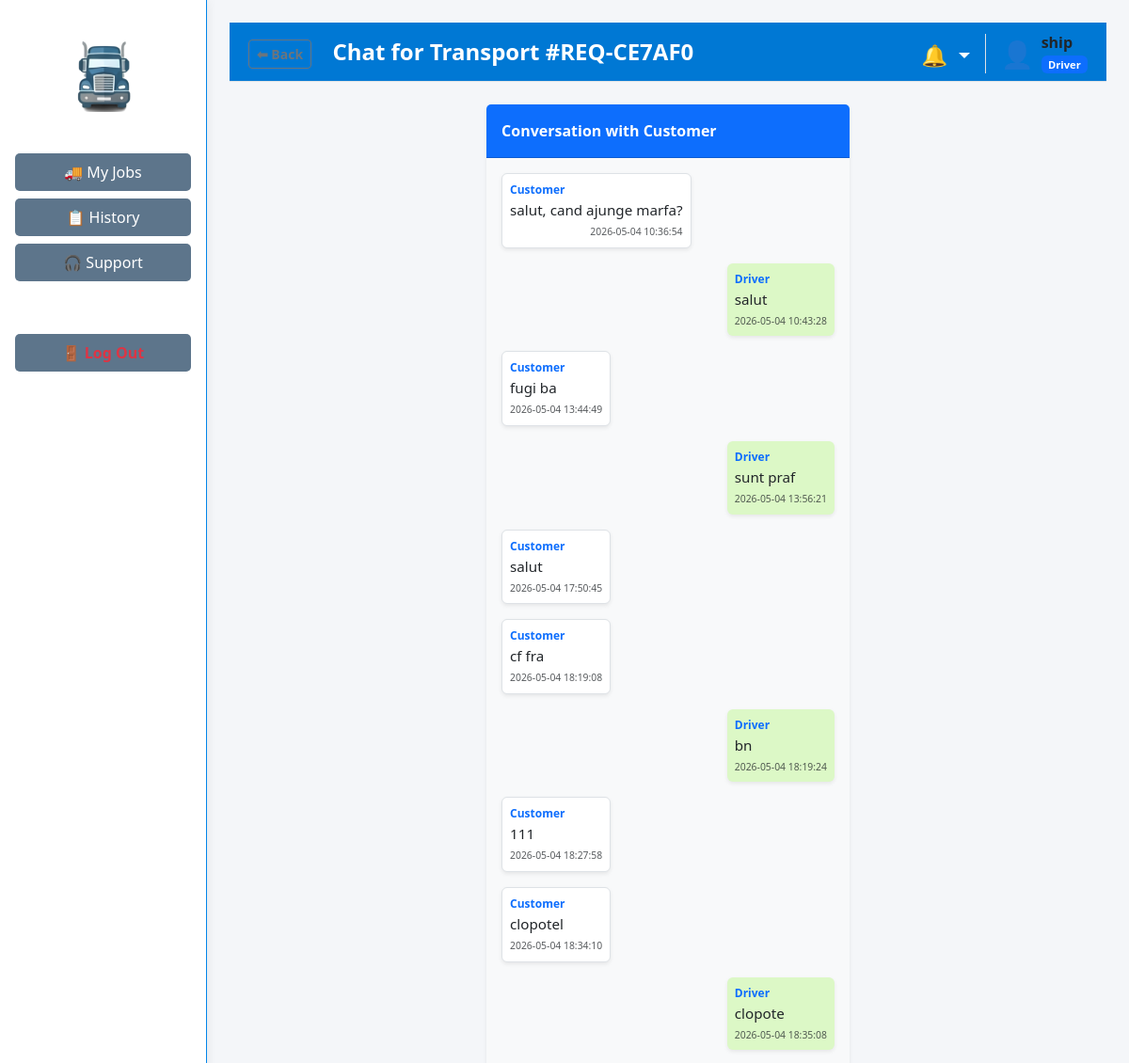
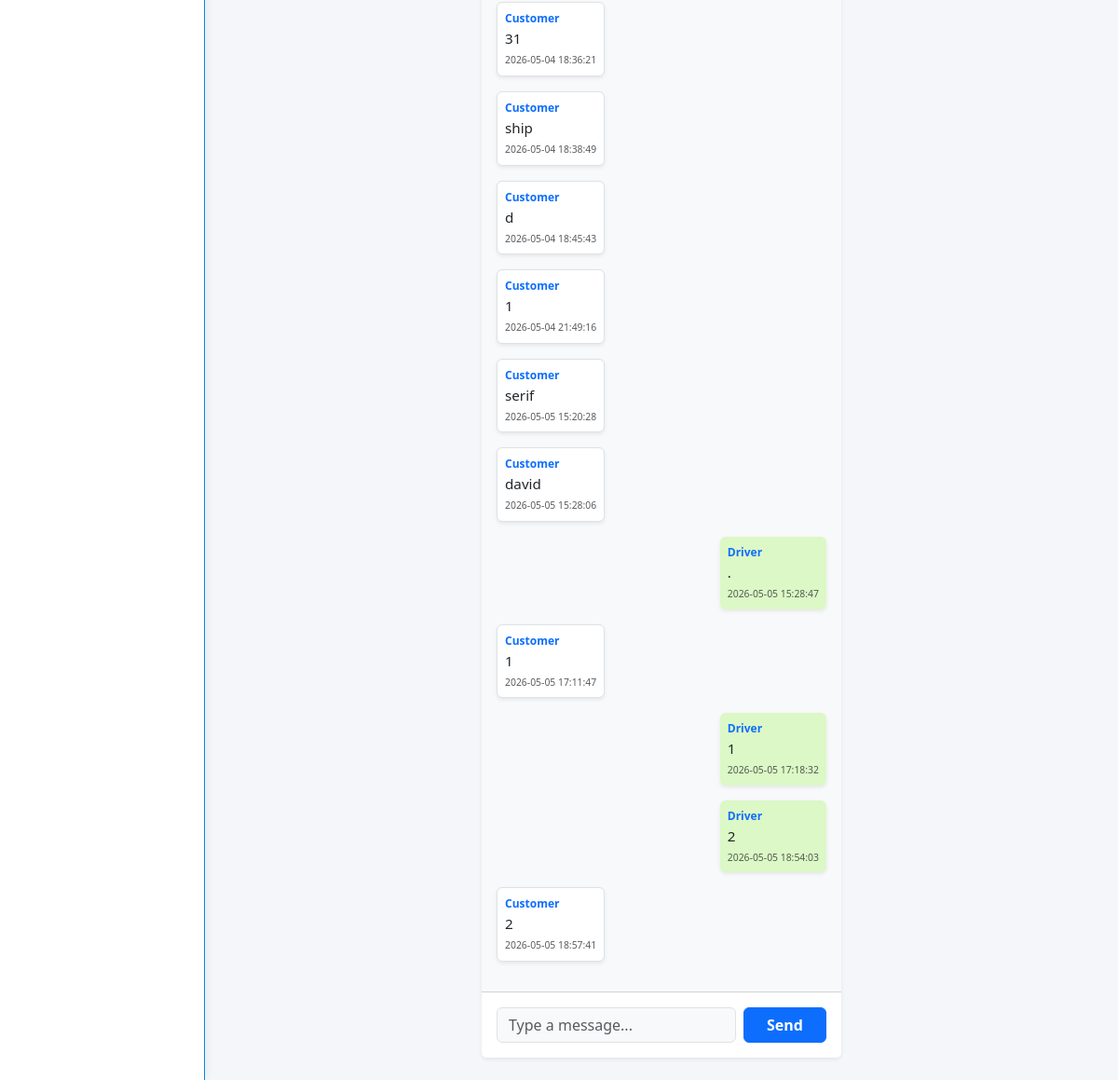
The page /driver/chat/REQ-CE7AF0 (signed in) on the database its author committed (2 pictures, top to bottom).
### tables this page shows
CREATE TABLE job_messages (
                        id INTEGER PRIMARY KEY AUTOINCREMENT,
                        job_id INTEGER NOT NULL,
                        sender_id INTEGER NOT NULL,
                        sender_role TEXT NOT NULL,
                        message TEXT NOT NULL,
                        timestamp DATETIME DEFAULT CURRENT_TIMESTAMP
                    );

### app/routes/driver_routes.py (the view, shortened to what this page needs)
@driver_bp.route('/driver/chat/<job_id>', methods=['GET', 'POST'])
def job_chat(job_id):
    if 'user_id' not in session or session.get('role') != 'Driver': return redirect(url_for('auth.login'))
    username = session.get('username')
    notifications, unread_count = get_header_data()
    messages = support_db.get_job_messages(job_id)
    return render_template('driver/job_chat.html', job_id=job_id, messages=messages, notifications=notifications, unread_count=unread_count, username=username)

### app/models/notification_model.py (called while the page is built)
    def get_unread_notifications(self, target1: str, target2: str = '') -> List[Dict[str, Any]]:
        try:
            with sqlite3.connect(DB_PATH) as conn:
                conn.row_factory = sqlite3.Row
                cursor = conn.execute(
                    "SELECT * FROM notifications WHERE target_role IN (?, ?, 'All') AND is_read = 0 ORDER BY timestamp DESC",
                    (str(target1).strip(), str(target2).strip())
                )
                return [dict(row) for row in cursor.fetchall()]
        except sqlite3.Error as e:
            logging.error(f"Error fetching notifications: {e}")
            return []

### app/models/support_model.py (called while the page is built)
    def get_job_messages(self, job_id: str) -> List[Dict[str, Any]]:
        try:
            with sqlite3.connect(self.db_path) as connection:
                connection.row_factory = sqlite3.Row
                cursor = connection.execute("SELECT * FROM job_messages WHERE job_id = ? ORDER BY timestamp ASC", (str(job_id),))
                return [dict(row) for row in cursor.fetchall()]
        except sqlite3.Error as e:
            logging.error(f"Error fetching job messages: {e}")
            return []

### app/routes/driver_routes.py (called while the page is built)
def get_header_data():
    username = str(session.get('username', '')).strip()
    role = str(session.get('role', 'Driver')).strip()
    try:
        notifications = notif_db.get_unread_notifications(username, role)
        unread_count = len(notifications)
    except Exception as e:
        logging.error(f"Error fetching notifications: {e}")
        notifications = []
        unread_count = 0
    return notifications, unread_count

### app/templates/driver/job_chat.html (shortened to what this page needs)
{% extends "layouts/driver_layout.html" %}
{% block page_header %}
    <a href="{{ url_for('driver.portal') }}" class="btn btn-sm btn-outline-secondary me-3 fw-bold">⬅ Back</a>
    Chat for Transport #{{ job_id }}
{% endblock %}
{% block content %}
<div class="card shadow-sm border-0 mx-auto" style="max-width: 800px;">
    <div class="card-header bg-primary text-white fw-bold py-3">
        Conversation with Customer
    </div>
    <div class="card-body" style="height: 400px; overflow-y: auto; display: flex; flex-direction: column; background-color: #f8f9fa;">
        {% if messages|length == 0 %}
            <div class="text-center text-muted my-auto">
                <div class="fs-1 mb-2">💬</div>
                No messages yet. Say hello to the customer!
            </div>
        {% else %}
            {% for msg in messages %}
                <div class="p-2 mb-3 rounded shadow-sm"
                     style="max-width: 75%; clear: both;
                     {% if msg.sender_role == 'Driver' %}
                        align-self: flex-end; background-color: #dcf8c6; border-bottom-right-radius: 0;
                     {% else %}
                        align-self: flex-start; background-color: #ffffff; border-bottom-left-radius: 0; border: 1px solid #dee2e6;
                     {% endif %}">
                    <small class="fw-bold text-primary d-block" style="font-size: 0.75rem;">{{ msg.sender_role }}</small>
                    <span style="font-size: 0.95rem;">{{ msg.message }}</span>
                    <small class="d-block text-muted text-end mt-1" style="font-size: 0.65rem;">{{ msg.timestamp }}</small>
                </div>
            {% endfor %}
        {% endif %}
    </div>
    <div class="card-footer bg-white py-3">
        <form action="{{ url_for('driver.job_chat', job_id=job_id) }}" method="POST" class="d-flex gap-2">
            <input type="text" name="message" class="form-control bg-light" placeholder="Type a message..." required autocomplete="off">
            <button type="submit" class="btn btn-primary fw-bold px-4">Send</button>
        </form>
    </div>
</div>
{% endblock %}

### app/templates/layouts/driver_layout.html (shortened to what this page needs)
<!DOCTYPE html>
<html lang="en">
<head>
    <link href="https://cdn.jsdelivr.net/npm/bootstrap@5.3.8/dist/css/bootstrap.min.css" rel="stylesheet">
    <link rel="stylesheet" href="https://cdnjs.cloudflare.com/ajax/libs/font-awesome/6.4.0/css/all.min.css">
    <link rel="stylesheet" href="{{ url_for('static', filename='css/style.css') }}">
</head>
<body class="bg-light">
<div class="dashboard-wrapper">
    <div class="sidebar" style="background-color: #ffffff; border-right: 1px solid #0285e9; box-shadow: 2px 0 10px rgba(0,0,0,0.05);">
        <div class="text-center mt-3 mb-4">
            <img src="{{ url_for('static', filename='img/truck.png') }}" alt="Logo" style="width: 100px;">
        </div>
        <a href="{{ url_for('driver.portal') }}" class="nav-btn {% if request.endpoint == 'driver.portal' %}active fw-bold{% endif %}">🚚 My Jobs</a>
        <a href="{{ url_for('driver.history') }}" class="nav-btn {% if request.endpoint == 'driver.history' %}active fw-bold{% endif %}">📋 History</a>
        <a href="{{ url_for('driver.support') }}" class="nav-btn {% if request.endpoint == 'driver.support' %}active fw-bold{% endif %}">🎧 Support</a>
        <a href="{{ url_for('auth.logout') }}" class="nav-btn mt-5 text-danger fw-bold">🚪 Log Out</a>
    </div>
    <div class="main-content p-4">
        <div class="top-navbar d-flex justify-content-between align-items-center mb-4 border-bottom pb-2">
            <div>
                <h2 class="h4 mb-0 fw-bold">{% block page_header %}Dashboard{% endblock %}</h2>
            </div>
            <div class="user-info d-flex align-items-center">
                <div class="dropdown d-inline-block mt-1 me-1">
                    <span class="dropdown-toggle text-decoration-none" id="notifDropdown" role="button" data-bs-toggle="dropdown" aria-expanded="false" style="cursor: pointer; position: relative; font-size: 1.4rem;">
                        🔔
                    </span>
                </div>
                <a href="{{ url_for('profile.view_profile') }}" class="text-decoration-none text-dark" style="transition: opacity 0.2s;" onmouseover="this.style.opacity='0.8'" onmouseout="this.style.opacity='1'">
                    <div class="user-profile border-start ps-3 ms-1 d-flex align-items-center" style="cursor: pointer;">
                        {% if session.get('profile_picture') and session.get('profile_picture') != '' %}
                            <img src="{{ url_for('static', filename='img/avatars/' + session.get('profile_picture')) }}"
                                 alt="Avatar"
                                 style="width: 38px; height: 38px; object-fit: cover; border-radius: 50%; border: 2px solid #007bff; margin-right: 10px; box-shadow: 0 2px 4px rgba(0,0,0,0.1);">
                        {% else %}
                            <span class="fs-3 me-2" style="line-height: 1;">👤</span>
                        {% endif %}
                        <div class="d-flex flex-column justify-content-center">
                            <span class="fw-bold" style="font-size: 1rem; line-height: 1.2;">
                                {{ session.get('username', 'Guest') }}
                            </span>
                            <span class="badge bg-primary mt-1" style="font-size: 0.70rem; align-self: flex-start;">
                                {{ session.get('role', 'User') }}
                            </span>
                        </div>
                    </div>
                </a>
            </div>
        </div>
        {% block content %}
        {% endblock %}
    </div>
</div>
</body>
</html>

### app/static/css/style.css (style rules this page uses)
body { margin: 0; padding: 0; font-family: 'Segoe UI', Tahoma, Geneva, Verdana, sans-serif; }
.dashboard-wrapper { display: flex; height: 100vh; width: 100vw; overflow: hidden; background-color: #f4f6f9; }
.sidebar { width: 220px; height: 100vh; background-color: #f8f9fa; border-right: 2px solid #dee2e6; display: flex; flex-direction: column; align-items: center; padding-top: 20px; overflow-y: auto; }
.sidebar img { width: 120px; margin-bottom: 20px; }
.nav-btn { width: 85%; background-color: #5d758b; color: white; border: none; padding: 8px; margin-bottom: 8px; border-radius: 5px; text-align: center; text-decoration: none; font-weight: 500; }
.main-content { flex: 1; flex-grow: 1; height: 100vh; display: flex; flex-direction: column; overflow-y: auto; padding-bottom: 50px; }
.top-navbar { background-color: #0078d4; color: white; padding: 12px 20px; display: flex; justify-content: space-between; align-items: center; font-size: 1.4rem; }
.user-info { font-size: 0.95rem; display: flex; align-items: center; gap: 8px; }
.card { display: flex; flex-direction: column; height: 100%; }

### rows shown on the page
job_messages: get "ship", sender_role "Customer", message "ship", timestamp "2026-05-04 18:38:49"
job_messages: sender_role "Customer", message "salut, cand ajunge marfa?", timestamp "2026-05-04 10:36:54"
job_messages: sender_role "Driver", message "salut", timestamp "2026-05-04 10:43:28"
job_messages: sender_role "Customer", message "fugi ba", timestamp "2026-05-04 13:44:49"
job_messages: sender_role "Driver", message "sunt praf", timestamp "2026-05-04 13:56:21"
job_messages: sender_role "Customer", message "salut", timestamp "2026-05-04 17:50:45"
job_messages: sender_role "Customer", message "cf fra", timestamp "2026-05-04 18:19:08"
job_messages: sender_role "Driver", message "bn", timestamp "2026-05-04 18:19:24"
job_messages: sender_role "Customer", message "111", timestamp "2026-05-04 18:27:58"
job_messages: sender_role "Customer", message "clopotel", timestamp "2026-05-04 18:34:10"
job_messages: sender_role "Driver", message "clopote", timestamp "2026-05-04 18:35:08"
job_messages: sender_role "Customer", message "31", timestamp "2026-05-04 18:36:21"
job_messages: sender_role "Customer", message "d", timestamp "2026-05-04 18:45:43"
job_messages: sender_role "Customer", message "1", timestamp "2026-05-04 21:49:16"
job_messages: sender_role "Customer", message "serif", timestamp "2026-05-05 15:20:28"
job_messages: sender_role "Customer", message "david", timestamp "2026-05-05 15:28:06"
job_messages: sender_role "Driver", message ".", timestamp "2026-05-05 15:28:47"
job_messages: sender_role "Customer", message "1", timestamp "2026-05-05 17:11:47"
job_messages: sender_role "Driver", message "1", timestamp "2026-05-05 17:18:32"
job_messages: sender_role "Driver", message "2", timestamp "2026-05-05 18:54:03"
job_messages: sender_role "Customer", message "2", timestamp "2026-05-05 18:57:41"

### other values the page prints
{{ job_id }} "REQ-CE7AF0"
{{ session.get('role', 'User') }} "Driver"
